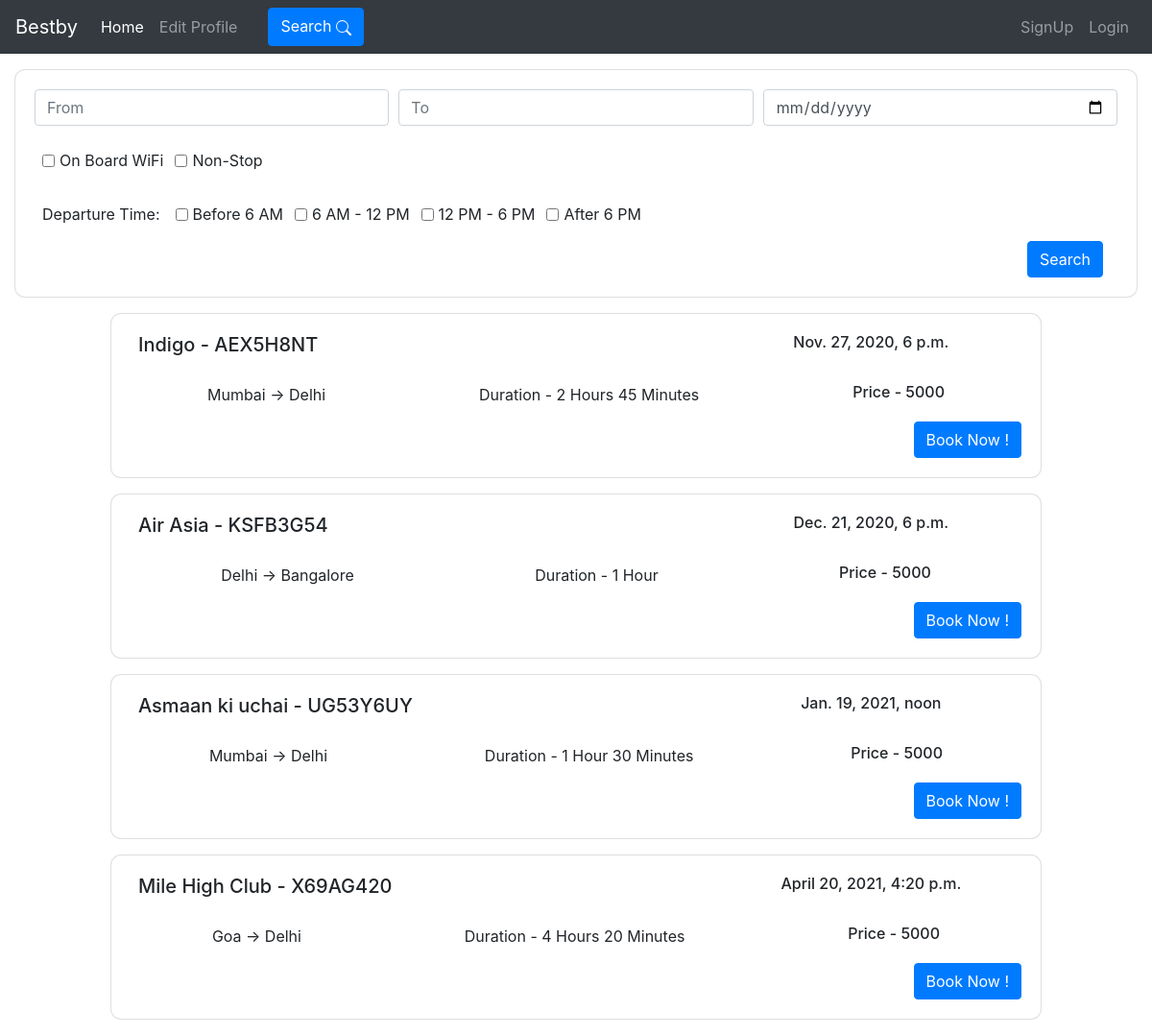
The app's page /store/flights with its own data.
### store/models.py (models this page shows, shortened)
class Flights(models.Model):
    airline = models.ForeignKey('Airlines', on_delete=models.CASCADE)
    code = models.CharField(max_length=8, null=True)
    duration = models.CharField(max_length=20, null=True)
    price_e = models.IntegerField(default=5000)
    price_b = models.IntegerField(default=5000)
    price_fc = models.IntegerField(default=5000)
    time = models.DateTimeField()
    fromdest = models.CharField(max_length=20, null=True)
    todest = models.CharField(max_length=20, null=True)
    ns = models.IntegerField(null=True) #total number of seats
    nsle = models.IntegerField(null=True) #number of seats left in economy
    nslb = models.IntegerField(null=True) #number of seats left in business
    nslf = models.IntegerField(null=True) #number of seats left in first class
    obw = models.CharField(max_length=3, null=True) #on-board wifi
    baggage_lim = models.IntegerField(null=True)
    apt_name = models.CharField(max_length=100, null=True)
    no_stops = models.IntegerField(default=0)
    stop_name = models.CharField(max_length=100, null=True)
    @staticmethod
    def get_all_flights():
        return Flights.objects.all()
    class Meta:
        ordering = ['time']

class Airlines(models.Model):
    airline = models.CharField(max_length=20, null=True)
    def __str__(self):
        return self.airline

### store/views.py (the view, shortened to what this page needs)
# urls.py: path('flights', views.AllFlights.as_view(), name='flights'),
class AllFlights (View):
    def get (self,request):
        flights = Flights.get_all_flights().order_by('time')
        return render(request, 'store/flights.html', {'flights' : flights})

### store/templates/store/flights.html (shortened to what this page needs)
{% extends 'base.html' %}
{% block page %}
<div class="container-fluid mt-3">
    <div class="card text-center">
        <div class="card-body">
            <form action="/store/flights" method="POST">
                <div class="form-row">
                    <div class="col-lg-4">
                        {% if fromloc %}
                        <input type="text" name='from' value="{{fromloc}}" class="form-control" placeholder="From">
                        {% else %}
                        <input type="text" name='from' class="form-control" placeholder="From">
                        {% endif %}
                    </div>
                    <div class="col-lg-4">
                        {% if toloc %}
                        <input type="text" name='to' value="{{toloc}}" class="form-control" placeholder="To">
                        {% else %}
                        <input type="text" name='to' class="form-control" placeholder="To">
                        {% endif %}
                    </div>
                    <div class="col-lg-4">
                        <input type="date" name='date' value="{{tdate}}" class="form-control">
                    </div>
                </div>
                <div class="form-row mt-4 ml-2">
                    <div class="form-check form-check-inline">
                        <input class="form-check-input" type="checkbox" name='obw' value="True" id="inlineCheckbox1" value="option1">
                        <label class="form-check-label" for="inlineCheckbox1">On Board WiFi</label>
                      </div>
                      <div class="form-check form-check-inline">
                        <input class="form-check-input" type="checkbox" name='non_stop' value="True" id="inlineCheckbox3" value="option3">
                        <label class="form-check-label" for="inlineCheckbox3">Non-Stop</label>
                      </div>
                </div>
                <div class="form-row mt-3 ml-2">
                    <p class="mt-3">Departure Time:</p>
                    <div class="form-check form-check-inline ml-3">
                        <input class="form-check-input" type="checkbox" name='early_morning' value="True" id="inlineCheckbox1" value="option1">
                        <label class="form-check-label" for="inlineCheckbox1">Before 6 AM</label>
                      </div>
                      <div class="form-check form-check-inline">
                        <input class="form-check-input" type="checkbox" name='morning' value="True" id="inlineCheckbox3" value="option3">
                        <label class="form-check-label" for="inlineCheckbox3">6 AM - 12 PM</label>
                      </div>
                      <div class="form-check form-check-inline">
                        <input class="form-check-input" type="checkbox" name='afternoon' value="True" id="inlineCheckbox3" value="option3">
                        <label class="form-check-label" for="inlineCheckbox3">12 PM - 6 PM</label>
                      </div>
                      <div class="form-check form-check-inline">
                        <input class="form-check-input" type="checkbox" name='night' value="True" id="inlineCheckbox3" value="option3">
                        <label class="form-check-label" for="inlineCheckbox3">After 6 PM</label>
                      </div>
                </div>
                    <div class="col">
                        <input type="submit" value="Search" class="btn btn-primary float-right">
                    </div>
                </div>
        </div>
      </div>
<div class="container-fluid mt-3">
    <div class="row">
      <div class="col-lg-10 mx-auto">
          {% for flt in flights %}
        <div class="row mx-auto mb-3">
            <div class="card w-100 text-center">
                <div class="card-body">
                    <div class="row">
                        <div class="col-8"><h5 class="card-title float-left ml-2">{{flt.airline}} - {{flt.code}}</h5></div>
                        <div class="col"><h6 class="card-text mr-4">{{flt.time}}</h6></div>
                    </div>
                    <div class="row mx-auto mt-3">
                        <p class="card-text mx-auto">{{flt.fromdest}} -> {{flt.todest}}</p>
                        <p class="card-text mx-auto">Duration - {{flt.duration}}</p>
                        <h6 class="card-text mx-auto">Price - {{flt.price_e}} </h6>
                    </div>
                    <button type="button" class="btn btn-primary float-right" data-toggle="modal" data-target="#{{flt.code}}">
                        Book Now !
                    </button>
                </div>
            </div>
        </div>
        {% endfor %}
      </div>
    </div>
</div>
{% endblock %}

### store/static/store/style.css (style rules this page uses)
.card { border-radius: 0.7rem !important; }

### records on screen
Flights: airline "Indigo", code "AEX5H8NT", time "Nov. 27, 2020, 6 p.m.", fromdest "Mumbai", todest "Delhi", duration "2 Hours 45 Minutes", price_e "5000"
Flights: airline "Air Asia", code "KSFB3G54", time "Dec. 21, 2020, 6 p.m.", fromdest "Delhi", todest "Bangalore", duration "1 Hour", price_e "5000"
Flights: airline "Asmaan ki uchai", code "UG53Y6UY", time "Jan. 19, 2021, noon", fromdest "Mumbai", todest "Delhi", duration "1 Hour 30 Minutes", price_e "5000"
Flights: airline "Mile High Club", code "X69AG420", time "April 20, 2021, 4:20 p.m.", fromdest "Goa", todest "Delhi", duration "4 Hours 20 Minutes", price_e "5000"
